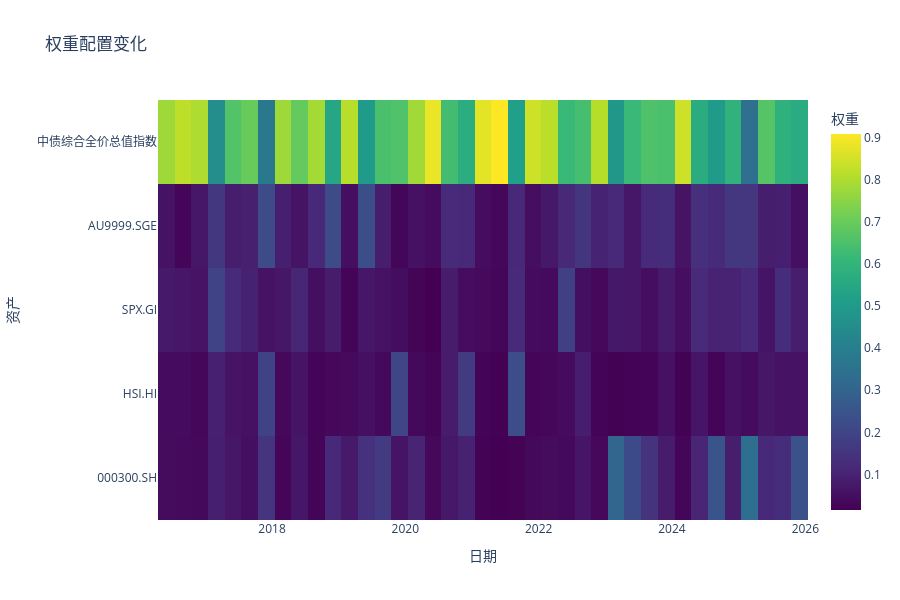

Notebook source saved alongside this figure:
### Code cell
# 权重热力图
rp_viz.plot_weights_heatmap(freq='QE')

### Figure 1 — Plotly figure (JSON) as saved in the notebook; plotly's stock layout.template omitted (floating-point values rounded to 4 significant figures; data arrays with more than 128 entries replaced by an {"elided": "..."} marker saying what was removed)
{"data": [{"colorbar": {"title": {"text": "权重"}}, "colorscale": [[0, "#440154"], [0.1111, "#482878"], [0.2222, "#3e4989"], [0.3333, "#31688e"], [0.4444, "#26828e"], [0.5556, "#1f9e89"], [0.6667, "#35b779"], [0.7778, "#6ece58"], [0.8889, "#b5de2b"], [1, "#fde725"]], "type": "heatmap", "x": ["2016-06", "2016-09", "2016-12", "2017-03", "2017-06", "2017-09", "2017-12", "2018-03", "2018-06", "2018-09", "2018-12", "2019-03", "2019-06", "2019-09", "2019-12", "2020-03", "2020-06", "2020-09", "2020-12", "2021-03", "2021-06", "2021-09", "2021-12", "2022-03", "2022-06", "2022-09", "2022-12", "2023-03", "2023-06", "2023-09", "2023-12", "2024-03", "2024-06", "2024-09", "2024-12", "2025-03", "2025-06", "2025-09", "2025-12"], "y": ["000300.SH", "HSI.HI", "SPX.GI", "AU9999.SGE", "中债综合全价总值指数"], "z": {"elided": "5x39 float values"}}], "layout": {"height": 600, "title": {"text": "权重配置变化"}, "xaxis": {"title": {"text": "日期"}}, "yaxis": {"title": {"text": "资产"}}}}
